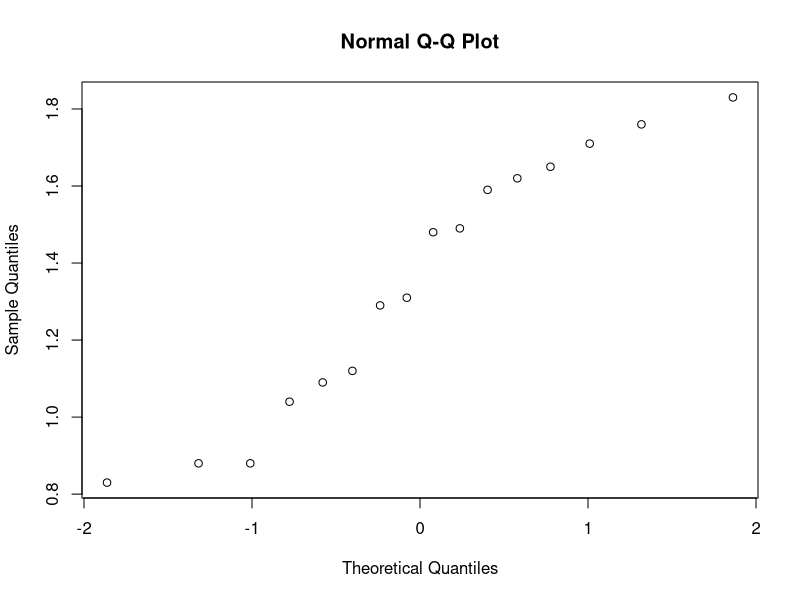
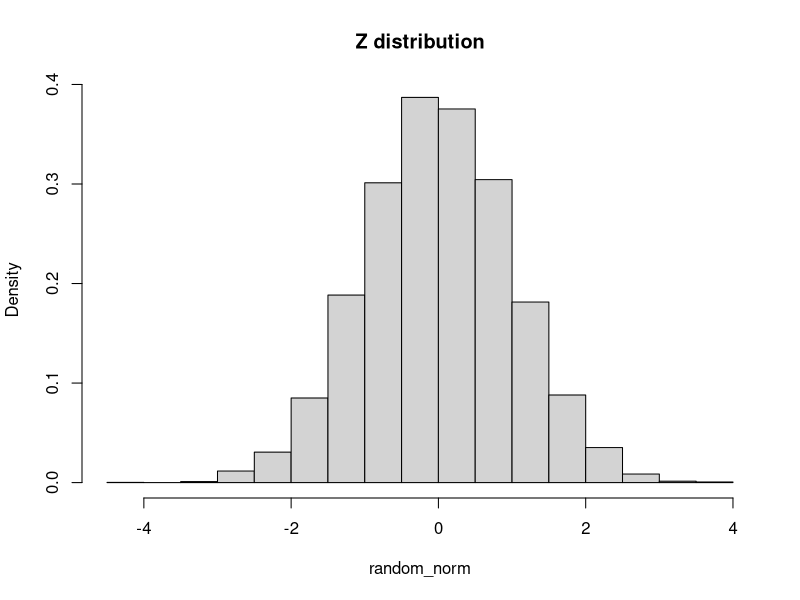
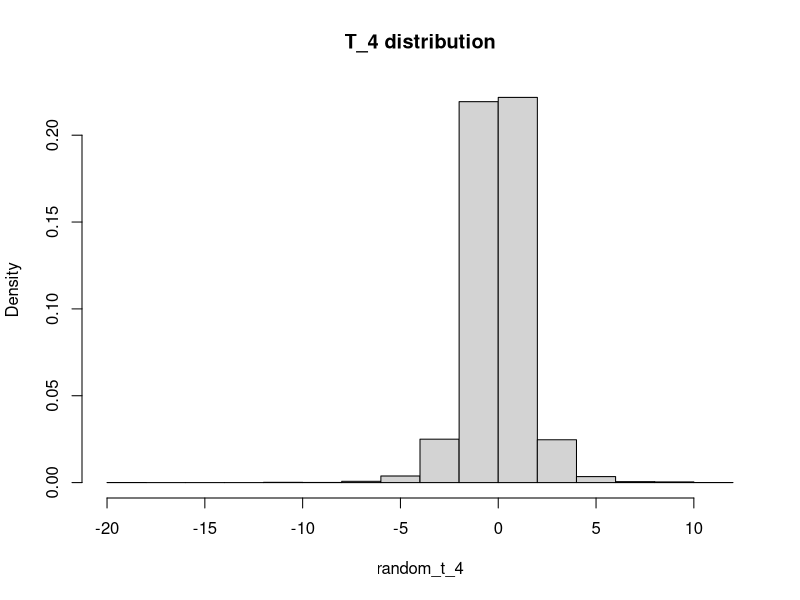
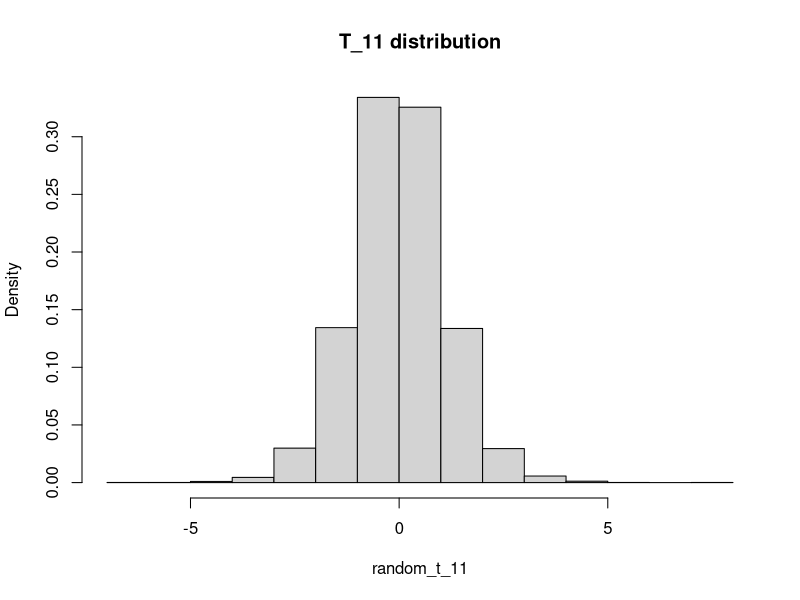
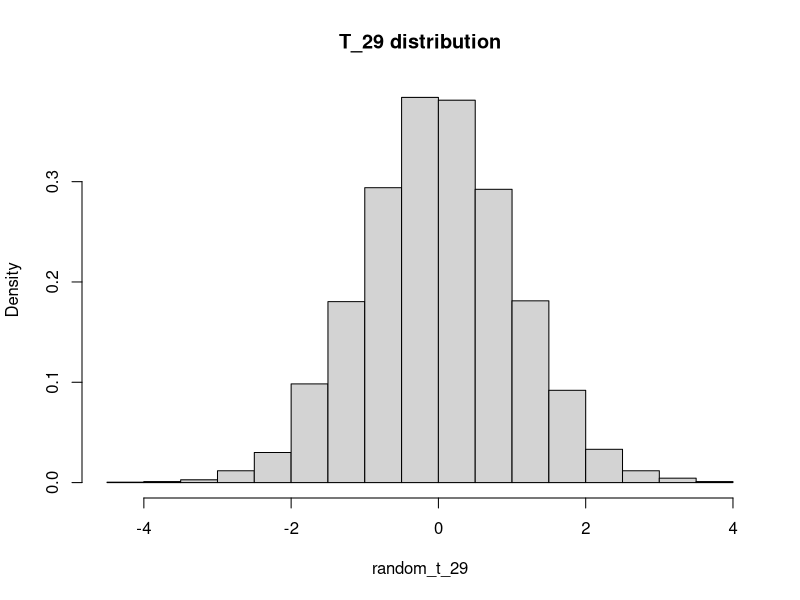
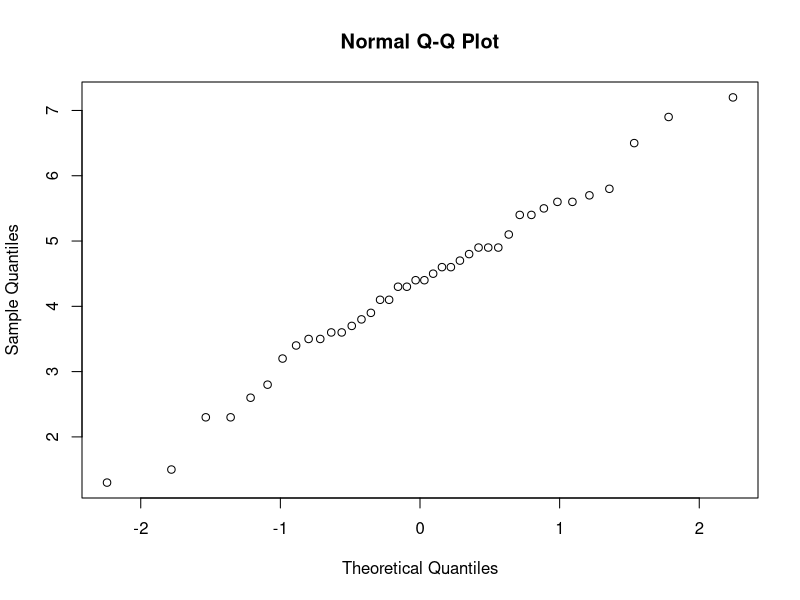
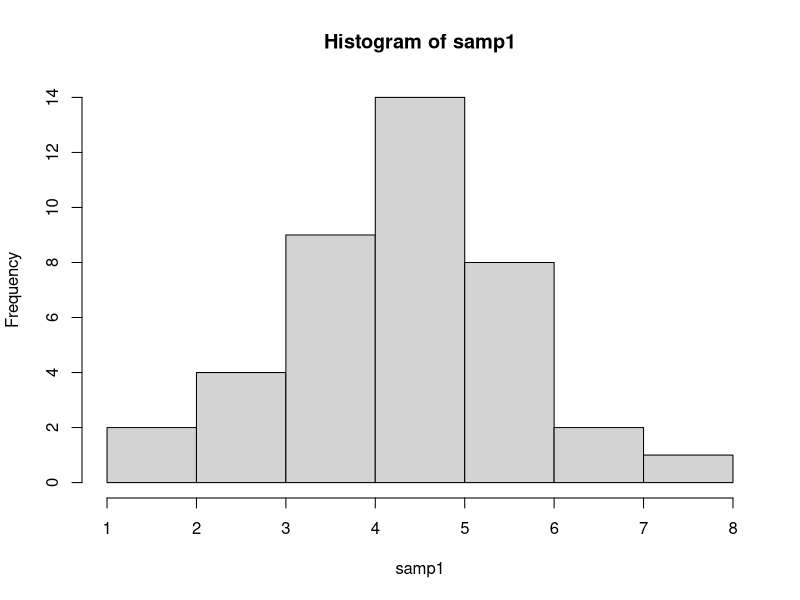
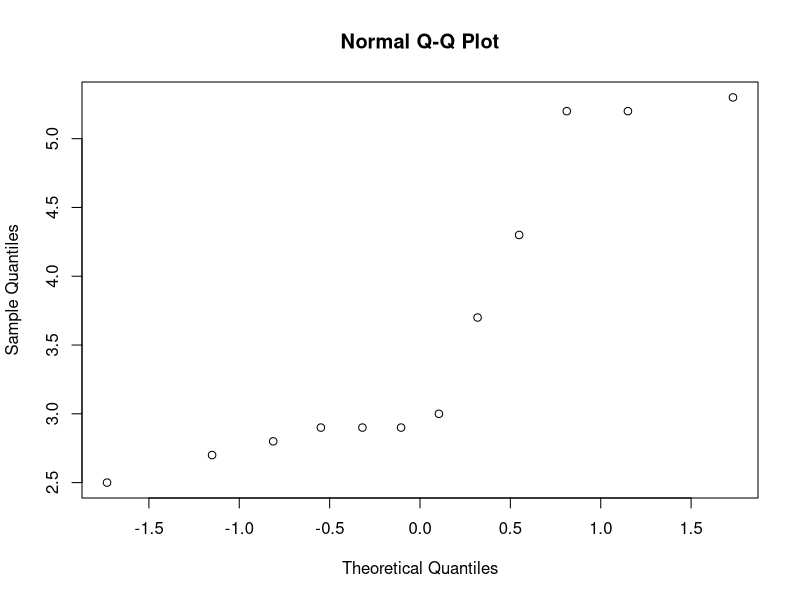

These figures' R source, in order:
## ---- chunk 1
knitr::opts_chunk$set(echo = TRUE)
## ---- chunk 2
paint=c(1.29, 1.12, 0.88, 1.65, 1.48, 1.59, 1.04, 0.83, 1.76, 1.31, 0.88, 1.71, 1.83, 1.09, 1.62, 1.49)

qqnorm(paint)
mean(paint)
sd(paint)
.3/sqrt(16)

## ---- chunk 3
random_norm<-rnorm(10000, 0, 1)
hist(random_norm, main="Z distribution", freq=FALSE)

random_t_4<-rt(10000, df=4)
hist(random_t_4, main="T_4 distribution", freq=FALSE)

random_t_11<-rt(10000, df=11)
hist(random_t_11, main="T_11 distribution", freq=FALSE)

random_t_29<-rt(10000, df=29)
hist(random_t_29, main="T_29 distribution", freq=FALSE)
## ---- chunk 4
qt(.95, df=7)
## ---- chunk 5
samp1<-c(4.3, 5.7, 3.9, 4.8, 3.5, 3.5, 1.3, 4.6, 4.4, 3.7, 4.9, 5.6, 5.1, 2.3, 2.3, 6.9, 5.4, 3.6, 4.3, 4.1, 3.2, 4.6, 2.8, 4.9, 4.5, 4.4, 5.8, 3.6, 5.6, 2.6, 1.5, 4.1, 4.7, 6.5, 5.4, 3.8, 3.4, 4.9, 5.5, 7.2)
qqnorm(samp1) #qqnorm plot looks good but matters less since large sample size
hist(samp1)
qt(.025, 39, lower.tail=FALSE)
1.329/sqrt(40)
t.test(samp1)
## ---- chunk 6
samp2<-c(5.3, 2.8, 5.2, 2.9, 2.5, 2.9, 3.0, 2.9, 5.2, 4.3, 3.7, 2.7)
qqnorm(samp2)
hist(samp2)

samp3<-c(3.5, 6.5, 3.6, 2.8, 4.2, 4.2, 1.8, 5.7, 2.6, 4.7, 4.9, 4.4)
qqnorm(samp3)
hist(samp3)
mean(samp3)
sd(samp3)
t.test(samp3)
